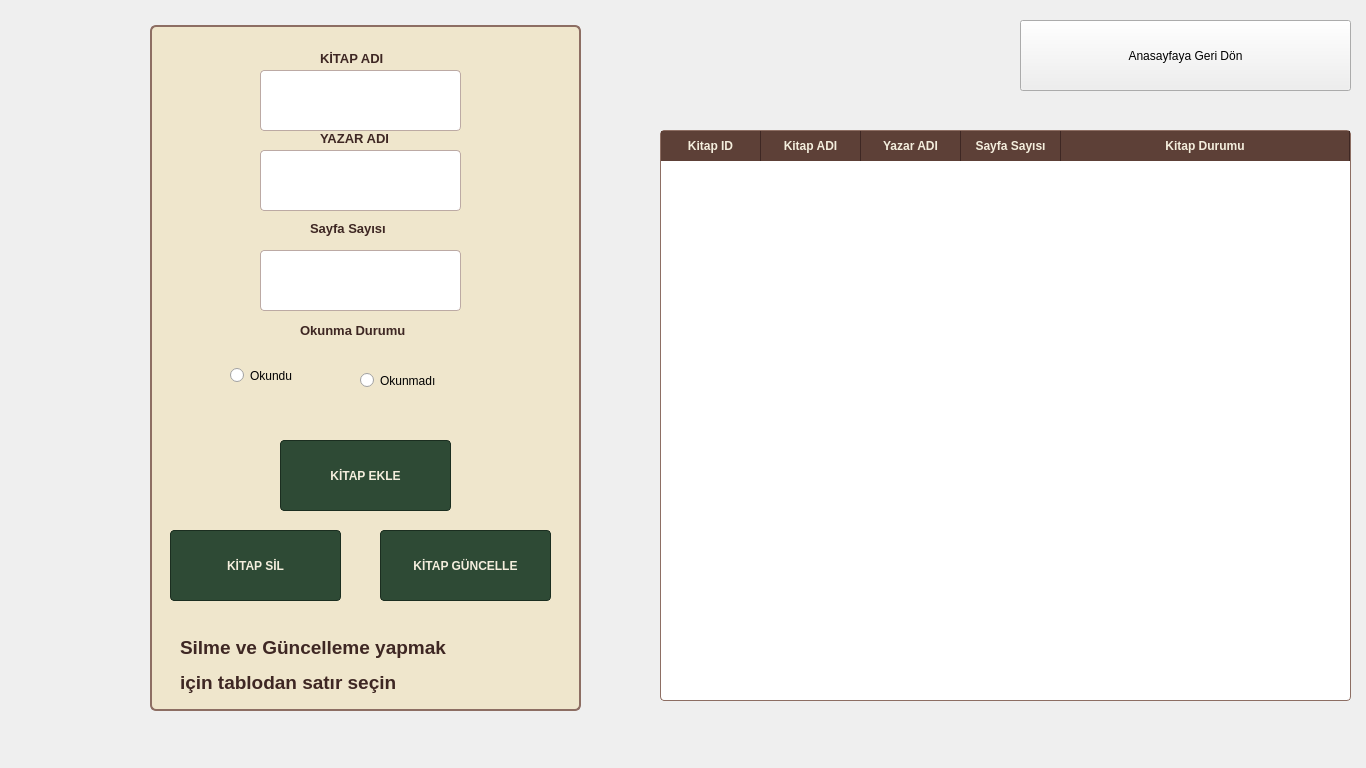
 <widget class="QDockWidget" name="DijitalKutuphane">
  <property name="geometry">
   <rect>
    <x>0</x>
    <y>0</y>
    <width>1366</width>
    <height>768</height>
   </rect>
  </property>
  <property name="sizePolicy">
   <sizepolicy hsizetype="Fixed" vsizetype="Fixed">
    <horstretch>0</horstretch>
    <verstretch>0</verstretch>
   </sizepolicy>
  </property>
  <property name="minimumSize">
   <size>
    <width>1366</width>
    <height>768</height>
   </size>
  </property>
  <property name="maximumSize">
   <size>
    <width>1920</width>
    <height>1080</height>
   </size>
  </property>
  <property name="mouseTracking">
   <bool>false</bool>
  </property>
  <property name="autoFillBackground">
   <bool>false</bool>
  </property>
  <property name="styleSheet">
   <string notr="true">/* --- CRUD EKRANI BÜTÜNLÜK TASARIMI --- */

/* Genel Arkaplan - Açık Krem */
#DijitalKutuphane &gt; QWidget#dockWidgetContents {
    background-color: #fcf9f2;
}

/* Sol Taraftaki Alan (GroupBox) */
QGroupBox#groupBox {
    background-color: #f1e3cd; /* Krem */
    border: 1px solid #d5c3aa;
    border-radius: 10px;
}

/* Etiketler (Labels) */
QLabel {
    color: #2d4b39; /* Koyu Yeşil */
    font-weight: bold;
    font-size: 12px;
}

/* Metin Giriş Kutuları (LineEdits) */
QLineEdit {
    background-color: #ffffff;
    border: 1px solid #769c80; /* Yeşil çerçeve */
    border-radius: 6px;
    padding: 5px;
    color: #333333;
}
QLineEdit:focus {
    border: 2px solid #2d4b39; /* Tıklanınca çerçeve kalınlaşır */
}

/* Ana İşlem Butonları (Koyu Yeşil) */
QPushButton#pushButton, QPushButton#pushButton_2, QPushButton#pushButton_3 {
    background-color: #2d4b39; 
    color: white;
    font-weight: bold;
    border-radius: 6px;
    padding: 10px;
}
QPushButton#pushButton:hover, QPushButton#pushButton_2:hover, QPushButton#pushButton_3:hover {
    background-color: #3b604a; 
}

/* Anasayfaya Geri Dön Butonu (Açık Yeşil) */
QPushButton#geri_don {
    background-color: #769c80; 
    color: white;
    font-weight: bold;
    font-size: 13px;
    border-radius: 8px;
    padding: 10px;
}
QPushButton#geri_don:hover {
    background-color: #63866c;
}

/* Tablo Tasarımı */
QTableWidget#tableWidget {
    background-color: #ffffff;
    alternate-background-color: #f8f6f0; /* Alternatif satır rengi hafif krem */
    gridline-color: #e0e0e0;
    color: #333333;
    border: 1px solid #cccccc;
    border-radius: 5px;
}

/* Tablo Başlıkları (Koyu Yeşil Tema ile uyumlu) */
QHeaderView::section {
    background-color: #2d4b39; /* Başlıklar artık Koyu Yeşil */
    color: white;
    font-weight: bold;
    padding: 6px;
    border: none;
    border-right: 1px solid #3b604a;
}</string>
  </property>
  <property name="windowTitle">
   <string>Dijital Kütüphane</string>
  </property>
  <widget class="QWidget" name="dockWidgetContents">
   <property name="styleSheet">
    <string notr="true">/* --- CRUD EKRANI BÜTÜNLÜK TASARIMI --- */

/* Genel Arkaplan - Açık Krem */
#DijitalKutuphane &gt; QWidget#dockWidgetContents {
    background-color: #fcf9f2;
}

/* Sol Taraftaki Alan (GroupBox) */
QGroupBox#groupBox {
    background-color: #f1e3cd; /* Krem */
    border: 1px solid #d5c3aa;
    border-radius: 10px;
}

/* Etiketler (Labels) */
QLabel {
    color: #2d4b39; /* Koyu Yeşil */
    font-weight: bold;
    font-size: 12px;
}

/* Metin Giriş Kutuları (LineEdits) */
QLineEdit {
    background-color: #ffffff;
    border: 1px solid #769c80; /* Yeşil çerçeve */
    border-radius: 6px;
    padding: 5px;
    color: #333333;
}
QLineEdit:focus {
    border: 2px solid #2d4b39; /* Tıklanınca çerçeve kalınlaşır */
}

/* Ana İşlem Butonları (Koyu Yeşil) */
QPushButton#pushButton, QPushButton#pushButton_2, QPushButton#pushButton_3 {
    background-color: #2d4b39; 
    color: white;
    font-weight: bold;
    border-radius: 6px;
    padding: 10px;
}
QPushButton#pushButton:hover, QPushButton#pushButton_2:hover, QPushButton#pushButton_3:hover {
    background-color: #3b604a; 
}

/* Anasayfaya Geri Dön Butonu (Açık Yeşil) */
QPushButton#geri_don {
    background-color: #769c80; 
    color: white;
    font-weight: bold;
    font-size: 13px;
    border-radius: 8px;
    padding: 10px;
}
QPushButton#geri_don:hover {
    background-color: #63866c;
}

/* Tablo Tasarımı */
QTableWidget#tableWidget {
    background-color: #ffffff;
    alternate-background-color: #f8f6f0; /* Alternatif satır rengi hafif krem */
    gridline-color: #e0e0e0;
    color: #333333;
    border: 1px solid #cccccc;
    border-radius: 5px;
}

/* Tablo Başlıkları (Koyu Yeşil Tema ile uyumlu) */
QHeaderView::section {
    background-color: #2d4b39; /* Başlıklar artık Koyu Yeşil */
    color: white;
    font-weight: bold;
    padding: 6px;
    border: none;
    border-right: 1px solid #3b604a;
}</string>
   </property>
   <widget class="QTableWidget" name="tableWidget">
    <property name="geometry">
     <rect>
      <x>660</x>
      <y>130</y>
      <width>691</width>
      <height>571</height>
     </rect>
    </property>
    <property name="sizePolicy">
     <sizepolicy hsizetype="Fixed" vsizetype="Fixed">
      <horstretch>0</horstretch>
      <verstretch>0</verstretch>
     </sizepolicy>
    </property>
    <property name="styleSheet">
     <string notr="true">/* 1. Sadece Ana Arka Plan (Tüm araçları bozmaması için QWidget yerine QMainWindow kullanıyoruz) */
QMainWindow, QDialog {
    background-color: #F4EEDD;
}

/* 2. Etiketler (Labeller kutu gibi durmasın, şeffaf ve şık olsun) */
QLabel {
    color: #3E2723;
    font-family: &quot;Georgia&quot;, serif;
    font-weight: bold;
    font-size: 13px;
    background: transparent;
}

/* 3. GroupBox (Sol taraftaki kapsayıcı kutunun siyah olma hatası düzeltildi) */
QGroupBox {
    background-color: #EFE6CC;
    border: 2px solid #8D6E63;
    border-radius: 6px;
    margin-top: 25px;
}
QGroupBox::title {
    subcontrol-origin: margin;
    subcontrol-position: top left;
    left: 15px;
    padding: 0 5px;
    color: #5D4037;
    font-weight: bold;
    font-size: 15px;
    font-style: italic;
    background: transparent;
}

/* 4. Girdi Alanları (Sadece veri girilecek TextBox'lar beyaz kalsın) */
QLineEdit {
    background-color: #FFFFFF;
    border: 1px solid #BCAAA4;
    border-radius: 4px;
    padding: 6px 10px;
    color: #3E2723;
    font-family: &quot;Segoe UI&quot;, sans-serif;
}
QLineEdit:focus {
    border: 2px solid #2E4A35;
    background-color: #FFFAFA;
}

/* 5. Buton (Tamamen izole edildi) */
QPushButton {
    background-color: #2E4A35;
    color: #F4EEDD;
    border: 1px solid #1B2E20;
    border-radius: 4px;
    padding: 8px 15px;
    font-weight: bold;
    font-family: &quot;Segoe UI&quot;, sans-serif;
}
QPushButton:hover {
    background-color: #3C5E45;
}
QPushButton:pressed {
    background-color: #1B2E20;
}

/* 6. Tablo Görünümü ve Başlıklar */
QTableWidget {
    background-color: #FFFFFF;
    alternate-background-color: #F9F6F0;
    border: 1px solid #8D6E63;
    border-radius: 4px;
    gridline-color: #D7CCC8;
    color: #3E2723;
}
QHeaderView::section {
    background-color: #5D4037;
    color: #F4EEDD;
    font-weight: bold;
    padding: 6px;
    border: none;
    border-right: 1px solid #3E2723;
}
QHeaderView {
    background-color: #5D4037;
}</string>
    </property>
    <property name="editTriggers">
     <set>QAbstractItemView::EditTrigger::NoEditTriggers</set>
    </property>
    <attribute name="horizontalHeaderStretchLastSection">
     <bool>true</bool>
    </attribute>
    <column>
     <property name="text">
      <string>Kitap ID</string>
     </property>
    </column>
    <column>
     <property name="text">
      <string>Kitap ADI</string>
     </property>
    </column>
    <column>
     <property name="text">
      <string>Yazar ADI</string>
     </property>
    </column>
    <column>
     <property name="text">
      <string>Sayfa Sayısı</string>
     </property>
    </column>
    <column>
     <property name="text">
      <string>Kitap Durumu</string>
     </property>
    </column>
   </widget>
   <widget class="QGroupBox" name="kitap_islemleri">
    <property name="geometry">
     <rect>
      <x>150</x>
      <y>0</y>
      <width>431</width>
      <height>711</height>
     </rect>
    </property>
    <property name="styleSheet">
     <string notr="true">/* 1. Sadece Ana Arka Plan (Tüm araçları bozmaması için QWidget yerine QMainWindow kullanıyoruz) */
QMainWindow, QDialog {
    background-color: #F4EEDD;
}

/* 2. Etiketler (Labeller kutu gibi durmasın, şeffaf ve şık olsun) */
QLabel {
    color: #3E2723;
    font-family: &quot;Georgia&quot;, serif;
    font-weight: bold;
    font-size: 13px;
    background: transparent;
}

/* 3. GroupBox (Sol taraftaki kapsayıcı kutunun siyah olma hatası düzeltildi) */
QGroupBox {
    background-color: #EFE6CC;
    border: 2px solid #8D6E63;
    border-radius: 6px;
    margin-top: 25px;
}
QGroupBox::title {
    subcontrol-origin: margin;
    subcontrol-position: top left;
    left: 15px;
    padding: 0 5px;
    color: #5D4037;
    font-weight: bold;
    font-size: 15px;
    font-style: italic;
    background: transparent;
}

/* 4. Girdi Alanları (Sadece veri girilecek TextBox'lar beyaz kalsın) */
QLineEdit {
    background-color: #FFFFFF;
    border: 1px solid #BCAAA4;
    border-radius: 4px;
    padding: 6px 10px;
    color: #3E2723;
    font-family: &quot;Segoe UI&quot;, sans-serif;
}
QLineEdit:focus {
    border: 2px solid #2E4A35;
    background-color: #FFFAFA;
}

/* 5. Buton (Tamamen izole edildi) */
QPushButton {
    background-color: #2E4A35;
    color: #F4EEDD;
    border: 1px solid #1B2E20;
    border-radius: 4px;
    padding: 8px 15px;
    font-weight: bold;
    font-family: &quot;Segoe UI&quot;, sans-serif;
}
QPushButton:hover {
    background-color: #3C5E45;
}
QPushButton:pressed {
    background-color: #1B2E20;
}

/* 6. Tablo Görünümü ve Başlıklar */
QTableWidget {
    background-color: #FFFFFF;
    alternate-background-color: #F9F6F0;
    border: 1px solid #8D6E63;
    border-radius: 4px;
    gridline-color: #D7CCC8;
    color: #3E2723;
}
QHeaderView::section {
    background-color: #5D4037;
    color: #F4EEDD;
    font-weight: bold;
    padding: 6px;
    border: none;
    border-right: 1px solid #3E2723;
}
QHeaderView {
    background-color: #5D4037;
}</string>
    </property>
    <property name="title">
     <string/>
    </property>
    <widget class="QPushButton" name="pushButton">
     <property name="geometry">
      <rect>
       <x>130</x>
       <y>440</y>
       <width>171</width>
       <height>71</height>
      </rect>
     </property>
     <property name="styleSheet">
      <string notr="true">/* 1. Sadece Ana Arka Plan (Tüm araçları bozmaması için QWidget yerine QMainWindow kullanıyoruz) */
QMainWindow, QDialog {
    background-color: #F4EEDD;
}

/* 2. Etiketler (Labeller kutu gibi durmasın, şeffaf ve şık olsun) */
QLabel {
    color: #3E2723;
    font-family: &quot;Georgia&quot;, serif;
    font-weight: bold;
    font-size: 13px;
    background: transparent;
}

/* 3. GroupBox (Sol taraftaki kapsayıcı kutunun siyah olma hatası düzeltildi) */
QGroupBox {
    background-color: #EFE6CC;
    border: 2px solid #8D6E63;
    border-radius: 6px;
    margin-top: 25px;
}
QGroupBox::title {
    subcontrol-origin: margin;
    subcontrol-position: top left;
    left: 15px;
    padding: 0 5px;
    color: #5D4037;
    font-weight: bold;
    font-size: 15px;
    font-style: italic;
    background: transparent;
}

/* 4. Girdi Alanları (Sadece veri girilecek TextBox'lar beyaz kalsın) */
QLineEdit {
    background-color: #FFFFFF;
    border: 1px solid #BCAAA4;
    border-radius: 4px;
    padding: 6px 10px;
    color: #3E2723;
    font-family: &quot;Segoe UI&quot;, sans-serif;
}
QLineEdit:focus {
    border: 2px solid #2E4A35;
    background-color: #FFFAFA;
}

/* 5. Buton (Tamamen izole edildi) */
QPushButton {
    background-color: #2E4A35;
    color: #F4EEDD;
    border: 1px solid #1B2E20;
    border-radius: 4px;
    padding: 8px 15px;
    font-weight: bold;
    font-family: &quot;Segoe UI&quot;, sans-serif;
}
QPushButton:hover {
    background-color: #3C5E45;
}
QPushButton:pressed {
    background-color: #1B2E20;
}

/* 6. Tablo Görünümü ve Başlıklar */
QTableWidget {
    background-color: #FFFFFF;
    alternate-background-color: #F9F6F0;
    border: 1px solid #8D6E63;
    border-radius: 4px;
    gridline-color: #D7CCC8;
    color: #3E2723;
}
QHeaderView::section {
    background-color: #5D4037;
    color: #F4EEDD;
    font-weight: bold;
    padding: 6px;
    border: none;
    border-right: 1px solid #3E2723;
}
QHeaderView {
    background-color: #5D4037;
}</string>
     </property>
     <property name="text">
      <string>KİTAP EKLE</string>
     </property>
    </widget>
    <widget class="QLineEdit" name="lineEdit_2">
     <property name="geometry">
      <rect>
       <x>110</x>
       <y>150</y>
       <width>201</width>
       <height>61</height>
      </rect>
     </property>
     <property name="styleSheet">
      <string notr="true">/* 1. Sadece Ana Arka Plan (Tüm araçları bozmaması için QWidget yerine QMainWindow kullanıyoruz) */
QMainWindow, QDialog {
    background-color: #F4EEDD;
}

/* 2. Etiketler (Labeller kutu gibi durmasın, şeffaf ve şık olsun) */
QLabel {
    color: #3E2723;
    font-family: &quot;Georgia&quot;, serif;
    font-weight: bold;
    font-size: 13px;
    background: transparent;
}

/* 3. GroupBox (Sol taraftaki kapsayıcı kutunun siyah olma hatası düzeltildi) */
QGroupBox {
    background-color: #EFE6CC;
    border: 2px solid #8D6E63;
    border-radius: 6px;
    margin-top: 25px;
}
QGroupBox::title {
    subcontrol-origin: margin;
    subcontrol-position: top left;
    left: 15px;
    padding: 0 5px;
    color: #5D4037;
    font-weight: bold;
    font-size: 15px;
    font-style: italic;
    background: transparent;
}

/* 4. Girdi Alanları (Sadece veri girilecek TextBox'lar beyaz kalsın) */
QLineEdit {
    background-color: #FFFFFF;
    border: 1px solid #BCAAA4;
    border-radius: 4px;
    padding: 6px 10px;
    color: #3E2723;
    font-family: &quot;Segoe UI&quot;, sans-serif;
}
QLineEdit:focus {
    border: 2px solid #2E4A35;
    background-color: #FFFAFA;
}

/* 5. Buton (Tamamen izole edildi) */
QPushButton {
    background-color: #2E4A35;
    color: #F4EEDD;
    border: 1px solid #1B2E20;
    border-radius: 4px;
    padding: 8px 15px;
    font-weight: bold;
    font-family: &quot;Segoe UI&quot;, sans-serif;
}
QPushButton:hover {
    background-color: #3C5E45;
}
QPushButton:pressed {
    background-color: #1B2E20;
}

/* 6. Tablo Görünümü ve Başlıklar */
QTableWidget {
    background-color: #FFFFFF;
    alternate-background-color: #F9F6F0;
    border: 1px solid #8D6E63;
    border-radius: 4px;
    gridline-color: #D7CCC8;
    color: #3E2723;
}
QHeaderView::section {
    background-color: #5D4037;
    color: #F4EEDD;
    font-weight: bold;
    padding: 6px;
    border: none;
    border-right: 1px solid #3E2723;
}
QHeaderView {
    background-color: #5D4037;
}</string>
     </property>
    </widget>
    <widget class="QLineEdit" name="lineEdit_3">
     <property name="geometry">
      <rect>
       <x>110</x>
       <y>70</y>
       <width>201</width>
       <height>61</height>
      </rect>
     </property>
     <property name="styleSheet">
      <string notr="true">/* 1. Sadece Ana Arka Plan (Tüm araçları bozmaması için QWidget yerine QMainWindow kullanıyoruz) */
QMainWindow, QDialog {
    background-color: #F4EEDD;
}

/* 2. Etiketler (Labeller kutu gibi durmasın, şeffaf ve şık olsun) */
QLabel {
    color: #3E2723;
    font-family: &quot;Georgia&quot;, serif;
    font-weight: bold;
    font-size: 13px;
    background: transparent;
}

/* 3. GroupBox (Sol taraftaki kapsayıcı kutunun siyah olma hatası düzeltildi) */
QGroupBox {
    background-color: #EFE6CC;
    border: 2px solid #8D6E63;
    border-radius: 6px;
    margin-top: 25px;
}
QGroupBox::title {
    subcontrol-origin: margin;
    subcontrol-position: top left;
    left: 15px;
    padding: 0 5px;
    color: #5D4037;
    font-weight: bold;
    font-size: 15px;
    font-style: italic;
    background: transparent;
}

/* 4. Girdi Alanları (Sadece veri girilecek TextBox'lar beyaz kalsın) */
QLineEdit {
    background-color: #FFFFFF;
    border: 1px solid #BCAAA4;
    border-radius: 4px;
    padding: 6px 10px;
    color: #3E2723;
    font-family: &quot;Segoe UI&quot;, sans-serif;
}
QLineEdit:focus {
    border: 2px solid #2E4A35;
    background-color: #FFFAFA;
}

/* 5. Buton (Tamamen izole edildi) */
QPushButton {
    background-color: #2E4A35;
    color: #F4EEDD;
    border: 1px solid #1B2E20;
    border-radius: 4px;
    padding: 8px 15px;
    font-weight: bold;
    font-family: &quot;Segoe UI&quot;, sans-serif;
}
QPushButton:hover {
    background-color: #3C5E45;
}
QPushButton:pressed {
    background-color: #1B2E20;
}

/* 6. Tablo Görünümü ve Başlıklar */
QTableWidget {
    background-color: #FFFFFF;
    alternate-background-color: #F9F6F0;
    border: 1px solid #8D6E63;
    border-radius: 4px;
    gridline-color: #D7CCC8;
    color: #3E2723;
}
QHeaderView::section {
    background-color: #5D4037;
    color: #F4EEDD;
    font-weight: bold;
    padding: 6px;
    border: none;
    border-right: 1px solid #3E2723;
}
QHeaderView {
    background-color: #5D4037;
}</string>
     </property>
    </widget>
    <widget class="QLineEdit" name="lineEdit_4">
     <property name="geometry">
      <rect>
       <x>110</x>
       <y>250</y>
       <width>201</width>
       <height>61</height>
      </rect>
     </property>
     <property name="styleSheet">
      <string notr="true">/* 1. Sadece Ana Arka Plan (Tüm araçları bozmaması için QWidget yerine QMainWindow kullanıyoruz) */
QMainWindow, QDialog {
    background-color: #F4EEDD;
}

/* 2. Etiketler (Labeller kutu gibi durmasın, şeffaf ve şık olsun) */
QLabel {
    color: #3E2723;
    font-family: &quot;Georgia&quot;, serif;
    font-weight: bold;
    font-size: 13px;
    background: transparent;
}

/* 3. GroupBox (Sol taraftaki kapsayıcı kutunun siyah olma hatası düzeltildi) */
QGroupBox {
    background-color: #EFE6CC;
    border: 2px solid #8D6E63;
    border-radius: 6px;
    margin-top: 25px;
}
QGroupBox::title {
    subcontrol-origin: margin;
    subcontrol-position: top left;
    left: 15px;
    padding: 0 5px;
    color: #5D4037;
    font-weight: bold;
    font-size: 15px;
    font-style: italic;
    background: transparent;
}

/* 4. Girdi Alanları (Sadece veri girilecek TextBox'lar beyaz kalsın) */
QLineEdit {
    background-color: #FFFFFF;
    border: 1px solid #BCAAA4;
    border-radius: 4px;
    padding: 6px 10px;
    color: #3E2723;
    font-family: &quot;Segoe UI&quot;, sans-serif;
}
QLineEdit:focus {
    border: 2px solid #2E4A35;
    background-color: #FFFAFA;
}

/* 5. Buton (Tamamen izole edildi) */
QPushButton {
    background-color: #2E4A35;
    color: #F4EEDD;
    border: 1px solid #1B2E20;
    border-radius: 4px;
    padding: 8px 15px;
    font-weight: bold;
    font-family: &quot;Segoe UI&quot;, sans-serif;
}
QPushButton:hover {
    background-color: #3C5E45;
}
QPushButton:pressed {
    background-color: #1B2E20;
}

/* 6. Tablo Görünümü ve Başlıklar */
QTableWidget {
    background-color: #FFFFFF;
    alternate-background-color: #F9F6F0;
    border: 1px solid #8D6E63;
    border-radius: 4px;
    gridline-color: #D7CCC8;
    color: #3E2723;
}
QHeaderView::section {
    background-color: #5D4037;
    color: #F4EEDD;
    font-weight: bold;
    padding: 6px;
    border: none;
    border-right: 1px solid #3E2723;
}
QHeaderView {
    background-color: #5D4037;
}</string>
     </property>
    </widget>
    <widget class="QLabel" name="label_2">
     <property name="geometry">
      <rect>
       <x>170</x>
       <y>50</y>
       <width>81</width>
       <height>16</height>
      </rect>
     </property>
     <property name="text">
      <string>KİTAP ADI</string>
     </property>
    </widget>
    <widget class="QLabel" name="label_3">
     <property name="geometry">
      <rect>
       <x>170</x>
       <y>130</y>
       <width>91</width>
       <height>16</height>
      </rect>
     </property>
     <property name="text">
      <string>YAZAR ADI</string>
     </property>
    </widget>
    <widget class="QLabel" name="label_4">
     <property name="geometry">
      <rect>
       <x>160</x>
       <y>220</y>
       <width>81</width>
       <height>16</height>
      </rect>
     </property>
     <property name="text">
      <string>Sayfa Sayısı</string>
     </property>
    </widget>
    <widget class="QPushButton" name="pushButton_2">
     <property name="geometry">
      <rect>
       <x>20</x>
       <y>530</y>
       <width>171</width>
       <height>71</height>
      </rect>
     </property>
     <property name="styleSheet">
      <string notr="true">/* 1. Sadece Ana Arka Plan (Tüm araçları bozmaması için QWidget yerine QMainWindow kullanıyoruz) */
QMainWindow, QDialog {
    background-color: #F4EEDD;
}

/* 2. Etiketler (Labeller kutu gibi durmasın, şeffaf ve şık olsun) */
QLabel {
    color: #3E2723;
    font-family: &quot;Georgia&quot;, serif;
    font-weight: bold;
    font-size: 13px;
    background: transparent;
}

/* 3. GroupBox (Sol taraftaki kapsayıcı kutunun siyah olma hatası düzeltildi) */
QGroupBox {
    background-color: #EFE6CC;
    border: 2px solid #8D6E63;
    border-radius: 6px;
    margin-top: 25px;
}
QGroupBox::title {
    subcontrol-origin: margin;
    subcontrol-position: top left;
    left: 15px;
    padding: 0 5px;
    color: #5D4037;
    font-weight: bold;
    font-size: 15px;
    font-style: italic;
    background: transparent;
}

/* 4. Girdi Alanları (Sadece veri girilecek TextBox'lar beyaz kalsın) */
QLineEdit {
    background-color: #FFFFFF;
    border: 1px solid #BCAAA4;
    border-radius: 4px;
    padding: 6px 10px;
    color: #3E2723;
    font-family: &quot;Segoe UI&quot;, sans-serif;
}
QLineEdit:focus {
    border: 2px solid #2E4A35;
    background-color: #FFFAFA;
}

/* 5. Buton (Tamamen izole edildi) */
QPushButton {
    background-color: #2E4A35;
    color: #F4EEDD;
    border: 1px solid #1B2E20;
    border-radius: 4px;
    padding: 8px 15px;
    font-weight: bold;
    font-family: &quot;Segoe UI&quot;, sans-serif;
}
QPushButton:hover {
    background-color: #3C5E45;
}
QPushButton:pressed {
    background-color: #1B2E20;
}

/* 6. Tablo Görünümü ve Başlıklar */
QTableWidget {
    background-color: #FFFFFF;
    alternate-background-color: #F9F6F0;
    border: 1px solid #8D6E63;
    border-radius: 4px;
    gridline-color: #D7CCC8;
    color: #3E2723;
}
QHeaderView::section {
    background-color: #5D4037;
    color: #F4EEDD;
    font-weight: bold;
    padding: 6px;
    border: none;
    border-right: 1px solid #3E2723;
}
QHeaderView {
    background-color: #5D4037;
}</string>
     </property>
     <property name="text">
      <string>KİTAP SİL</string>
     </property>
    </widget>
    <widget class="QPushButton" name="pushButton_3">
     <property name="geometry">
      <rect>
       <x>230</x>
       <y>530</y>
       <width>171</width>
       <height>71</height>
      </rect>
     </property>
     <property name="styleSheet">
      <string notr="true">/* 1. Sadece Ana Arka Plan (Tüm araçları bozmaması için QWidget yerine QMainWindow kullanıyoruz) */
QMainWindow, QDialog {
    background-color: #F4EEDD;
}

/* 2. Etiketler (Labeller kutu gibi durmasın, şeffaf ve şık olsun) */
QLabel {
    color: #3E2723;
    font-family: &quot;Georgia&quot;, serif;
    font-weight: bold;
    font-size: 13px;
    background: transparent;
}

/* 3. GroupBox (Sol taraftaki kapsayıcı kutunun siyah olma hatası düzeltildi) */
QGroupBox {
    background-color: #EFE6CC;
    border: 2px solid #8D6E63;
    border-radius: 6px;
    margin-top: 25px;
}
QGroupBox::title {
    subcontrol-origin: margin;
    subcontrol-position: top left;
    left: 15px;
    padding: 0 5px;
    color: #5D4037;
    font-weight: bold;
    font-size: 15px;
    font-style: italic;
    background: transparent;
}

/* 4. Girdi Alanları (Sadece veri girilecek TextBox'lar beyaz kalsın) */
QLineEdit {
    background-color: #FFFFFF;
    border: 1px solid #BCAAA4;
    border-radius: 4px;
    padding: 6px 10px;
    color: #3E2723;
    font-family: &quot;Segoe UI&quot;, sans-serif;
}
QLineEdit:focus {
    border: 2px solid #2E4A35;
    background-color: #FFFAFA;
}

/* 5. Buton (Tamamen izole edildi) */
QPushButton {
    background-color: #2E4A35;
    color: #F4EEDD;
    border: 1px solid #1B2E20;
    border-radius: 4px;
    padding: 8px 15px;
    font-weight: bold;
    font-family: &quot;Segoe UI&quot;, sans-serif;
}
QPushButton:hover {
    background-color: #3C5E45;
}
QPushButton:pressed {
    background-color: #1B2E20;
}

/* 6. Tablo Görünümü ve Başlıklar */
QTableWidget {
    background-color: #FFFFFF;
    alternate-background-color: #F9F6F0;
    border: 1px solid #8D6E63;
    border-radius: 4px;
    gridline-color: #D7CCC8;
    color: #3E2723;
}
QHeaderView::section {
    background-color: #5D4037;
    color: #F4EEDD;
    font-weight: bold;
    padding: 6px;
    border: none;
    border-right: 1px solid #3E2723;
}
QHeaderView {
    background-color: #5D4037;
}</string>
     </property>
     <property name="text">
      <string>KİTAP GÜNCELLE</string>
     </property>
    </widget>
    <widget class="QRadioButton" name="radioButton">
     <property name="geometry">
      <rect>
       <x>210</x>
       <y>350</y>
       <width>151</width>
       <height>61</height>
      </rect>
     </property>
     <property name="styleSheet">
      <string notr="true">color: rgb(0, 0, 0)</string>
     </property>
     <property name="text">
      <string>Okunmadı</string>
     </property>
    </widget>
    <widget class="QRadioButton" name="radioButton_2">
     <property name="geometry">
      <rect>
       <x>80</x>
       <y>350</y>
       <width>141</width>
       <height>51</height>
      </rect>
     </property>
     <property name="styleSheet">
      <string notr="true">color: rgb(0, 0, 0);</string>
     </property>
     <property name="text">
      <string>Okundu</string>
     </property>
    </widget>
    <widget class="QLabel" name="label">
     <property name="geometry">
      <rect>
       <x>150</x>
       <y>310</y>
       <width>141</width>
       <height>41</height>
      </rect>
     </property>
     <property name="text">
      <string>Okunma Durumu</string>
     </property>
    </widget>
    <widget class="QLabel" name="label_5">
     <property name="geometry">
      <rect>
       <x>30</x>
       <y>620</y>
       <width>381</width>
       <height>91</height>
      </rect>
     </property>
     <property name="text">
      <string>&lt;html&gt;&lt;head/&gt;&lt;body&gt;&lt;p&gt;&lt;span style=&quot; font-size:14pt;&quot;&gt;Silme ve Güncelleme yapmak &lt;/span&gt;&lt;/p&gt;&lt;p&gt;&lt;span style=&quot; font-size:14pt;&quot;&gt;için tablodan satır seçin&lt;/span&gt;&lt;/p&gt;&lt;/body&gt;&lt;/html&gt;</string>
     </property>
    </widget>
   </widget>
   <widget class="QPushButton" name="geri_don">
    <property name="geometry">
     <rect>
      <x>1020</x>
      <y>20</y>
      <width>331</width>
      <height>71</height>
     </rect>
    </property>
    <property name="styleSheet">
     <string notr="true">/* --- CRUD EKRANI BÜTÜNLÜK TASARIMI --- */

/* Genel Arkaplan - Açık Krem */
#DijitalKutuphane &gt; QWidget#dockWidgetContents {
    background-color: #fcf9f2;
}

/* Sol Taraftaki Alan (GroupBox) */
QGroupBox#groupBox {
    background-color: #f1e3cd; /* Krem */
    border: 1px solid #d5c3aa;
    border-radius: 10px;
}

/* Etiketler (Labels) */
QLabel {
    color: #2d4b39; /* Koyu Yeşil */
    font-weight: bold;
    font-size: 12px;
}

/* Metin Giriş Kutuları (LineEdits) */
QLineEdit {
    background-color: #ffffff;
    border: 1px solid #769c80; /* Yeşil çerçeve */
    border-radius: 6px;
    padding: 5px;
    color: #333333;
}
QLineEdit:focus {
    border: 2px solid #2d4b39; /* Tıklanınca çerçeve kalınlaşır */
}

/* Ana İşlem Butonları (Koyu Yeşil) */
QPushButton#pushButton, QPushButton#pushButton_2, QPushButton#pushButton_3 {
    background-color: #2d4b39; 
    color: white;
    font-weight: bold;
    border-radius: 6px;
    padding: 10px;
}
QPushButton#pushButton:hover, QPushButton#pushButton_2:hover, QPushButton#pushButton_3:hover {
    background-color: #3b604a; 
}

/* Anasayfaya Geri Dön Butonu (Açık Yeşil) */
QPushButton#geri_don {
    background-color: #769c80; 
    color: white;
    font-weight: bold;
    font-size: 13px;
    border-radius: 8px;
    padding: 10px;
}
QPushButton#geri_don:hover {
    background-color: #63866c;
}

/* Tablo Tasarımı */
QTableWidget#tableWidget {
    background-color: #ffffff;
    alternate-background-color: #f8f6f0; /* Alternatif satır rengi hafif krem */
    gridline-color: #e0e0e0;
    color: #333333;
    border: 1px solid #cccccc;
    border-radius: 5px;
}

/* Tablo Başlıkları (Koyu Yeşil Tema ile uyumlu) */
QHeaderView::section {
    background-color: #2d4b39; /* Başlıklar artık Koyu Yeşil */
    color: white;
    font-weight: bold;
    padding: 6px;
    border: none;
    border-right: 1px solid #3b604a;
}</string>
    </property>
    <property name="text">
     <string>Anasayfaya Geri Dön</string>
    </property>
   </widget>
  </widget>
 </widget>
